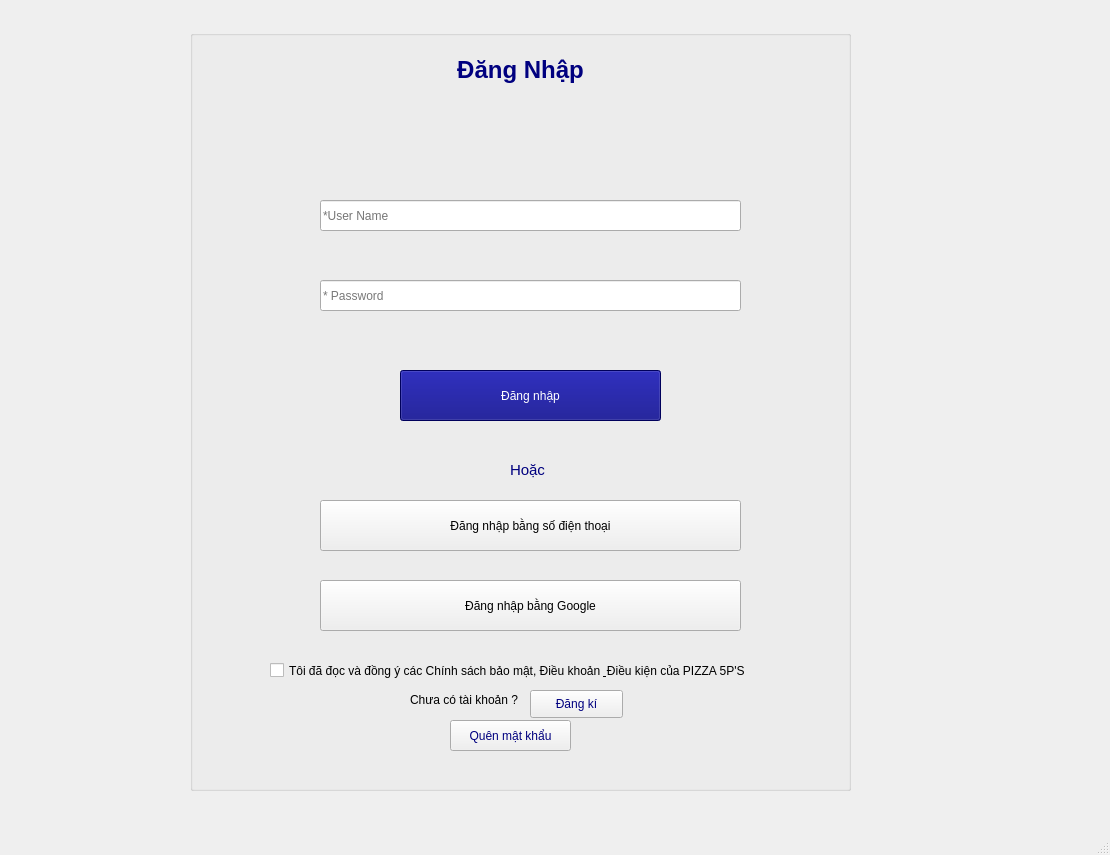
<?xml version="1.0" encoding="UTF-8"?>
<ui version="4.0">
 <class>MainWindow</class>
 <widget class="QMainWindow" name="MainWindow">
  <property name="geometry">
   <rect>
    <x>0</x>
    <y>0</y>
    <width>1110</width>
    <height>855</height>
   </rect>
  </property>
  <property name="windowTitle">
   <string>MainWindow</string>
  </property>
  <property name="accessibleName">
   <string/>
  </property>
  <widget class="QWidget" name="centralwidget">
   <widget class="QGroupBox" name="groupBox">
    <property name="geometry">
     <rect>
      <x>190</x>
      <y>30</y>
      <width>661</width>
      <height>761</height>
     </rect>
    </property>
    <property name="accessibleDescription">
     <string>&lt;html&gt;&lt;head/&gt;&lt;body&gt;&lt;p&gt;* Địa chỉ Email&lt;/p&gt;&lt;/body&gt;&lt;/html&gt;</string>
    </property>
    <property name="title">
     <string/>
    </property>
    <widget class="QLabel" name="label">
     <property name="geometry">
      <rect>
       <x>100</x>
       <y>-30</y>
       <width>461</width>
       <height>141</height>
      </rect>
     </property>
     <property name="text">
      <string>&lt;html&gt;&lt;head/&gt;&lt;body&gt;&lt;p align=&quot;center&quot;&gt;&lt;span style=&quot; font-size:18pt; font-weight:600; color:#00007f;&quot;&gt;Đăng Nhập&lt;/span&gt;&lt;/p&gt;&lt;/body&gt;&lt;/html&gt;</string>
     </property>
    </widget>
    <widget class="QLineEdit" name="lineEdiUsername">
     <property name="geometry">
      <rect>
       <x>130</x>
       <y>170</y>
       <width>421</width>
       <height>31</height>
      </rect>
     </property>
     <property name="statusTip">
      <string/>
     </property>
     <property name="accessibleDescription">
      <string>* Địa chỉ Email</string>
     </property>
     <property name="styleSheet">
      <string notr="true">color: rgb(118, 118, 118);</string>
     </property>
     <property name="text">
      <string>*User Name</string>
     </property>
    </widget>
    <widget class="QLineEdit" name="lineEdit_Password">
     <property name="geometry">
      <rect>
       <x>130</x>
       <y>250</y>
       <width>421</width>
       <height>31</height>
      </rect>
     </property>
     <property name="accessibleDescription">
      <string>&lt;html&gt;&lt;head/&gt;&lt;body&gt;&lt;p&gt;&lt;span style=&quot; color:#888888;&quot;&gt;* Mật Khẩu&lt;/span&gt;&lt;/p&gt;&lt;/body&gt;&lt;/html&gt;</string>
     </property>
     <property name="styleSheet">
      <string notr="true">color: rgb(121, 121, 121);</string>
     </property>
     <property name="text">
      <string>* Password</string>
     </property>
    </widget>
    <widget class="QLabel" name="label_3">
     <property name="geometry">
      <rect>
       <x>320</x>
       <y>420</y>
       <width>101</width>
       <height>41</height>
      </rect>
     </property>
     <property name="text">
      <string>&lt;html&gt;&lt;head/&gt;&lt;body&gt;&lt;p&gt;&lt;span style=&quot; font-size:11pt; color:#00007f;&quot;&gt;Hoặc&lt;/span&gt;&lt;/p&gt;&lt;/body&gt;&lt;/html&gt;</string>
     </property>
    </widget>
    <widget class="QLabel" name="label_4">
     <property name="geometry">
      <rect>
       <x>260</x>
       <y>500</y>
       <width>55</width>
       <height>16</height>
      </rect>
     </property>
     <property name="styleSheet">
      <string notr="true"/>
     </property>
     <property name="text">
      <string/>
     </property>
    </widget>
    <widget class="QCheckBox" name="checkBox">
     <property name="geometry">
      <rect>
       <x>80</x>
       <y>580</y>
       <width>531</width>
       <height>121</height>
      </rect>
     </property>
     <property name="text">
      <string>Tôi đã đọc và đồng ý các Chính sách bảo mật, Điều khoản &amp; Điều kiện của PIZZA 5P'S</string>
     </property>
    </widget>
    <widget class="QPushButton" name="pushButtonPhone">
     <property name="geometry">
      <rect>
       <x>130</x>
       <y>470</y>
       <width>421</width>
       <height>51</height>
      </rect>
     </property>
     <property name="text">
      <string>Đăng nhập bằng số điện thoại</string>
     </property>
    </widget>
    <widget class="QPushButton" name="pushButton_Google">
     <property name="geometry">
      <rect>
       <x>130</x>
       <y>550</y>
       <width>421</width>
       <height>51</height>
      </rect>
     </property>
     <property name="text">
      <string>Đăng nhập bằng Google</string>
     </property>
     <property name="icon">
      <iconset>
       <normaloff>C:/Users/HUYNHNHI/Downloads/2993685_brand_brands_google_logo_logos_icon.png</normaloff>C:/Users/HUYNHNHI/Downloads/2993685_brand_brands_google_logo_logos_icon.png</iconset>
     </property>
    </widget>
    <widget class="QPushButton" name="pushButton_Login">
     <property name="geometry">
      <rect>
       <x>210</x>
       <y>340</y>
       <width>261</width>
       <height>51</height>
      </rect>
     </property>
     <property name="styleSheet">
      <string notr="true">background-color: rgb(0, 0, 127);
font: 75 14pt &quot;MS Shell Dlg 2&quot;;
color: rgb(255, 255, 255);</string>
     </property>
     <property name="text">
      <string>Đăng nhập</string>
     </property>
    </widget>
    <widget class="QLabel" name="label_2">
     <property name="geometry">
      <rect>
       <x>220</x>
       <y>660</y>
       <width>151</width>
       <height>20</height>
      </rect>
     </property>
     <property name="text">
      <string>Chưa có tài khoản ?</string>
     </property>
    </widget>
    <widget class="QPushButton" name="pushButtoDangki">
     <property name="geometry">
      <rect>
       <x>340</x>
       <y>660</y>
       <width>93</width>
       <height>28</height>
      </rect>
     </property>
     <property name="styleSheet">
      <string notr="true">border-color: rgb(0, 0, 127);
color: rgb(0, 0, 127);</string>
     </property>
     <property name="text">
      <string>Đăng kí</string>
     </property>
    </widget>
    <widget class="QPushButton" name="pushButtonQuenmatkhau">
     <property name="geometry">
      <rect>
       <x>260</x>
       <y>690</y>
       <width>121</width>
       <height>31</height>
      </rect>
     </property>
     <property name="styleSheet">
      <string notr="true">color: rgb(0, 0, 127);</string>
     </property>
     <property name="text">
      <string>Quên mật khẩu</string>
     </property>
    </widget>
   </widget>
  </widget>
  <widget class="QMenuBar" name="menubar">
   <property name="geometry">
    <rect>
     <x>0</x>
     <y>0</y>
     <width>1110</width>
     <height>26</height>
    </rect>
   </property>
  </widget>
  <widget class="QStatusBar" name="statusbar"/>
 </widget>
 <resources/>
 <connections/>
</ui>
